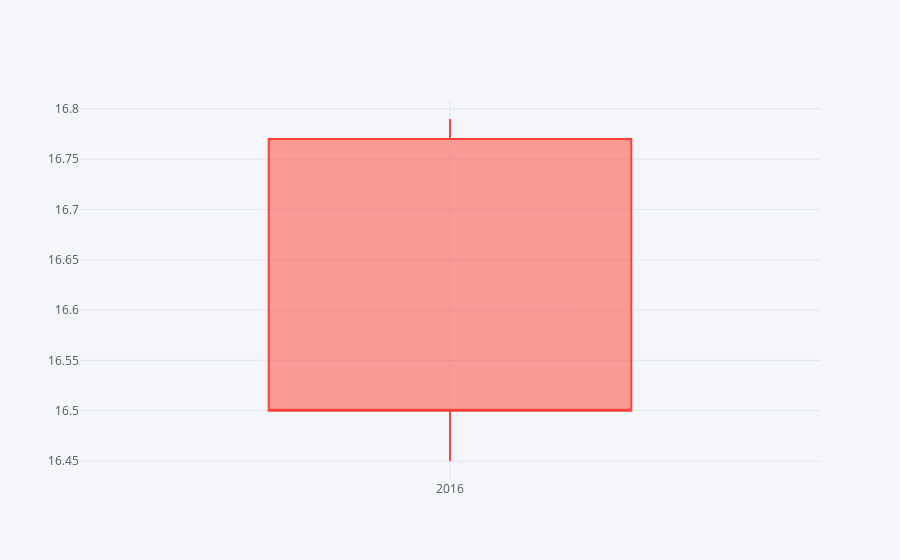

Notebook code for this chart:
### Markdown cell above
** Use .iplot(kind='candle) to create a candle plot of Bank of America's stock from Jan 1st 2015 to Jan 1st 2016.**

### Code cell
bac15 = BAC.loc['2015-01-01':'2016-01-01',['Open','High','Low','Close']]
bac15.iplot(kind='candle')

### Figure 1 — Plotly figure (JSON) as saved in the notebook; plotly's stock layout.template omitted (floating-point values rounded to 4 significant figures)
{"data": [{"close": [16.5], "high": [16.79], "low": [16.45], "open": [16.77], "showlegend": false, "type": "candlestick", "x": [2016], "yaxis": "y2"}], "layout": {"legend": {"bgcolor": "#F5F6F9", "font": {"color": "#4D5663"}}, "paper_bgcolor": "#F5F6F9", "plot_bgcolor": "#F5F6F9", "title": {"font": {"color": "#4D5663"}}, "xaxis": {"gridcolor": "#E1E5ED", "rangeslider": {"visible": false}, "showgrid": true, "tickfont": {"color": "#4D5663"}, "title": {"font": {"color": "#4D5663"}, "text": ""}, "zerolinecolor": "#E1E5ED"}, "yaxis": {"gridcolor": "#E1E5ED", "showgrid": true, "showticklabels": false, "tickfont": {"color": "#4D5663"}, "title": {"font": {"color": "#4D5663"}, "text": ""}, "zerolinecolor": "#E1E5ED"}, "yaxis2": {"gridcolor": "#E1E5ED", "showgrid": true, "tickfont": {"color": "#4D5663"}, "title": {"font": {"color": "#4D5663"}, "text": ""}, "zerolinecolor": "#E1E5ED"}}}
